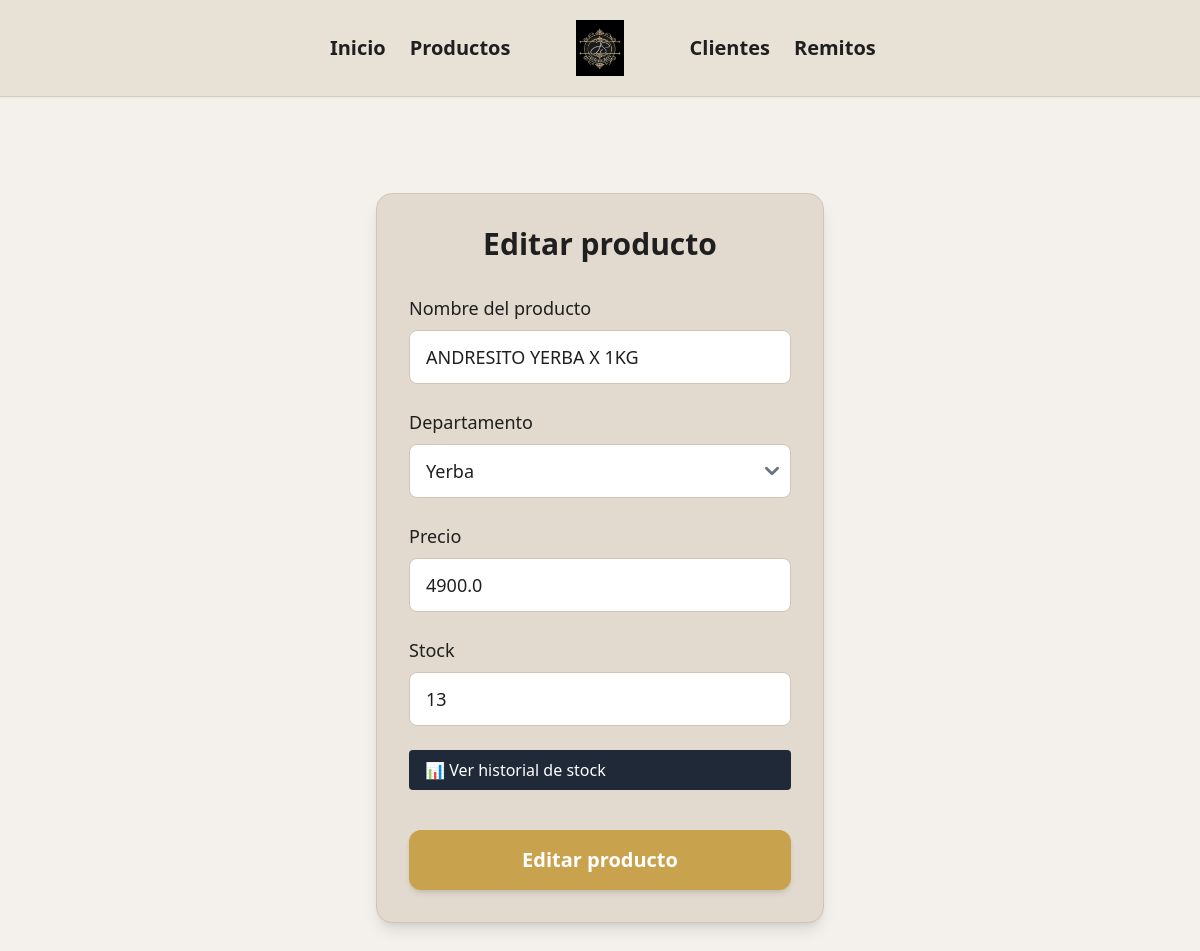
The page /productos/editar/5 on the database its author committed.
### jsdistribucionesapp/productos/models.py (models this page shows)
class Producto(db.Model):
    __tablename__ = 'productos'
    pid = db.Column(db.Integer, primary_key=True)
    nombre = db.Column(db.String, nullable=True)
    precio = db.Column(db.Float, nullable=False)
    stock = db.Column(db.Integer, default=0)
    departamento = db.Column(db.String)

### jsdistribucionesapp/productos/routes.py (the view, shortened to what this page needs)
@productos.route('/editar/<int:id>', methods=['GET','POST'])
def editar(id):
    producto = Producto.query.get_or_404(id)
    return render_template('productos/editar.html', producto=producto, departamentos=DEPARTAMENTOS)

### jsdistribucionesapp/productos/templates/productos/editar.html (shortened to what this page needs)
{% extends "base.html" %}
{% block content %}
 <div class="flex justify-center mt-12">
  <div class="w-full max-w-md bg-[#E2DACF] border border-[#CFC6B8] rounded-2xl shadow-lg p-8">
    <h1 class="text-3xl font-semibold text-center mb-8">
      Editar producto
    </h1>
    <form action="{{ url_for('productos.editar', id=producto.pid) }}" method="post" class="flex flex-col gap-6">
      <div class="flex flex-col gap-2">
        <label class="text-lg font-medium">
          Nombre del producto
        </label>
        <input
          type="text"
          name="nombre"
          value="{{ producto.nombre }}"
          required
          class="px-4 py-3 rounded-lg border border-[#CFC6B8]
                 text-lg focus:outline-none focus:ring-2
                 focus:ring-[#C9A24D]"
        >
      </div>
      <div class="flex flex-col gap-2">
        <label class="text-lg font-medium">Departamento</label>
        <select
          name="departamento"
          value="{{ producto.departamento }}"
          required
          class="px-4 py-3 rounded-lg border border-[#CFC6B8]
                 text-lg bg-white
                 focus:outline-none focus:ring-2
                 focus:ring-[#C9A24D]">
          {% for depto in departamentos %}
            <option value="{{ depto }}"
              {% if producto.departamento == depto %}selected{% endif %}>
              {{ depto | capitalize }}
            </option>
          {% endfor %}
        </select>
      </div>
      <div class="flex flex-col gap-2">
        <label class="text-lg font-medium">
          Precio
        </label>
        <input
          type="number"
          name="precio"
          value="{{ producto.precio }}"
          step="0.01"
          required
          class="px-4 py-3 rounded-lg border border-[#CFC6B8]
                 text-lg focus:outline-none focus:ring-2
                 focus:ring-[#C9A24D]"
        >
      </div>
      <div class="flex flex-col gap-2">
        <label class="text-lg font-medium">
          Stock
        </label>
        <input
          type="number"
          name="stock"
          value = "{{ producto.stock }}"
          class="px-4 py-3 rounded-lg border border-[#CFC6B8]
                 text-lg focus:outline-none focus:ring-2
                 focus:ring-[#C9A24D]"
        >
      </div>
      <a href="{{ url_for('movimiento_stock.historial_producto', producto_id=producto.pid) }}"
          class="inline-flex items-center px-4 py-2 bg-gray-800 text-white rounded hover:bg-gray-700">
            📊 Ver historial de stock
        </a>
      <input
        type="submit"
        value="Editar producto"
        class="mt-4 bg-[#C9A24D] hover:bg-[#A8862D]
               text-white text-xl font-semibold
               py-4 rounded-xl
               cursor-pointer
               transition shadow-md"
      >
{% endblock %}

### rows shown on the page
Producto: nombre "ANDRESITO YERBA X 1KG", departamento "Yerba", precio "4900.0", stock "13"
